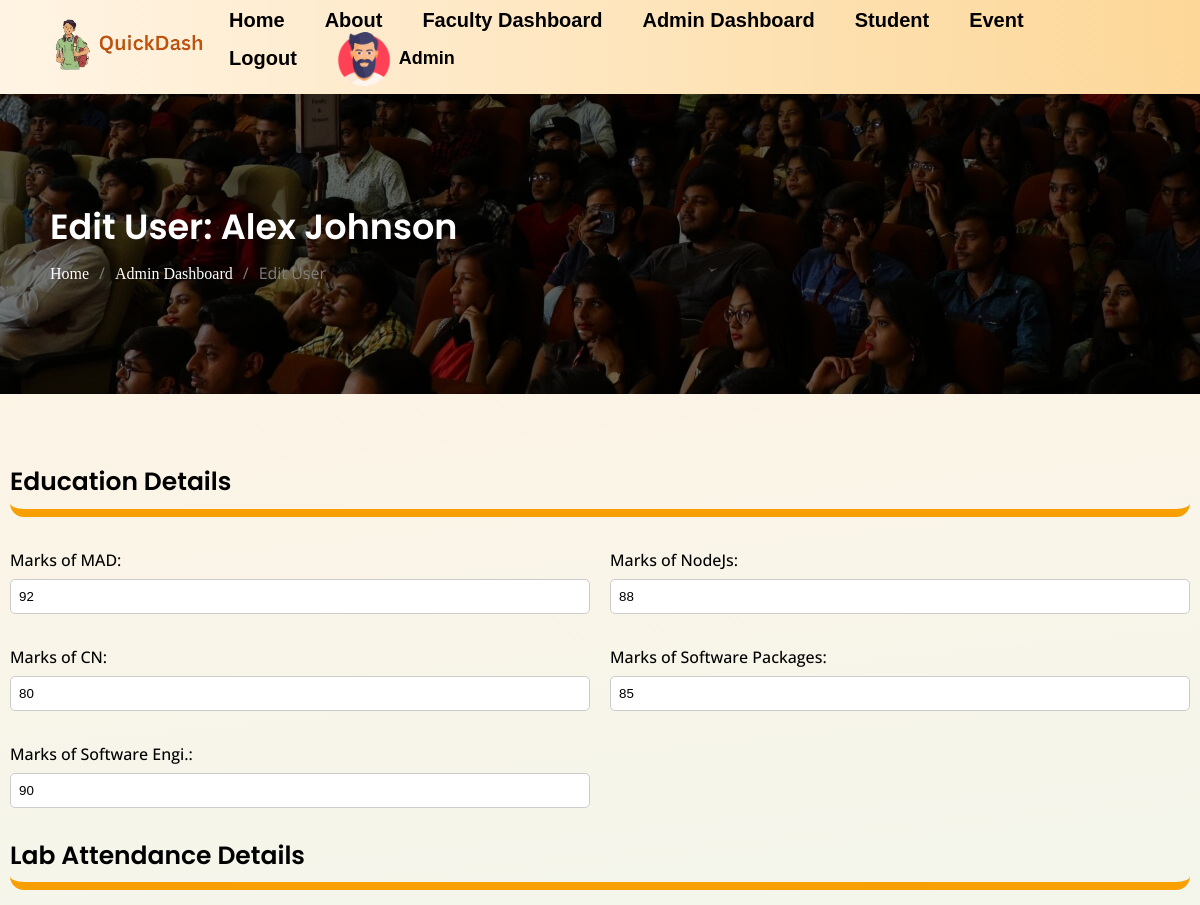
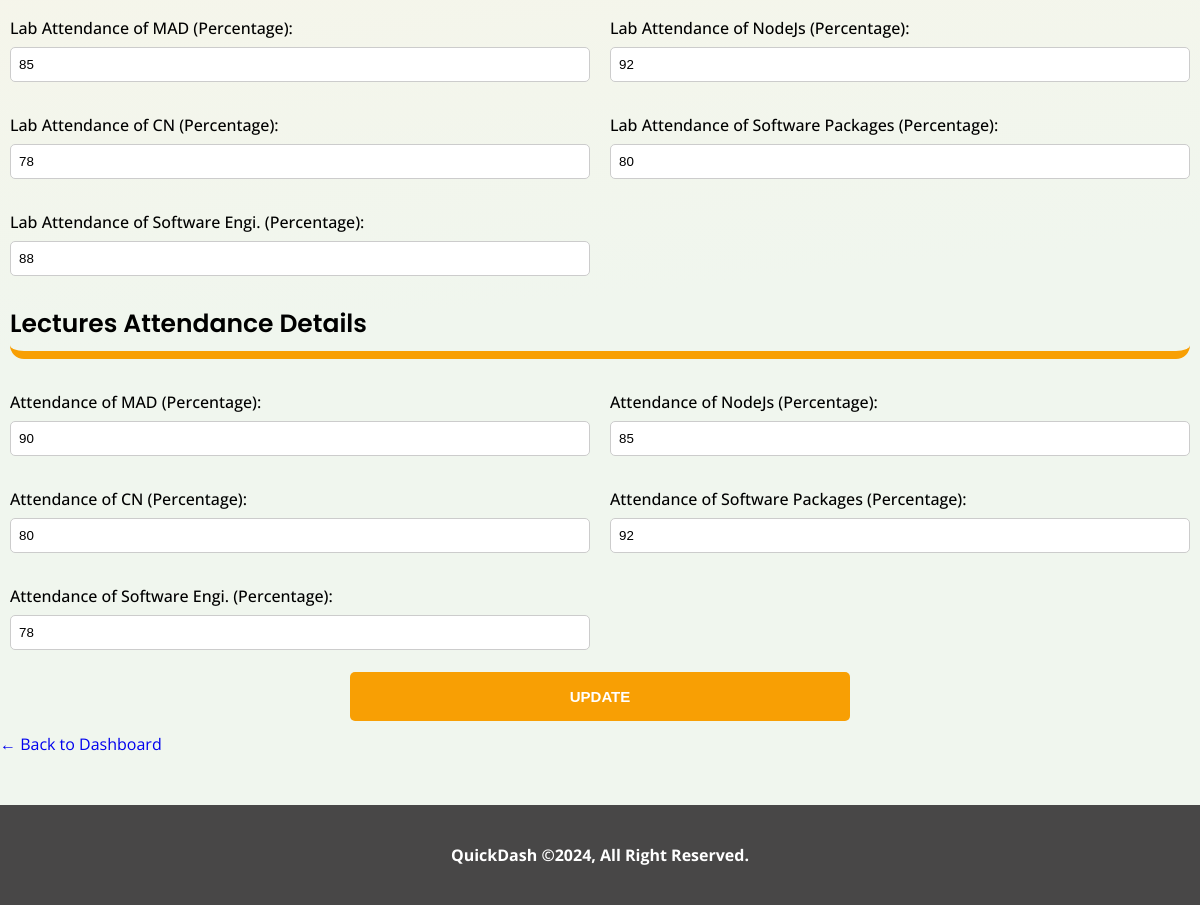
The page /attandance_marks_update.php?id=3 (signed in) on the database its author committed (2 pictures, top to bottom).
### tables this page shows
CREATE TABLE `users` (
  `id` int(11) NOT NULL,
  `first_name` varchar(255) DEFAULT NULL,
  `last_name` varchar(255) DEFAULT NULL,
  `name` varchar(255) NOT NULL,
  `email` varchar(255) NOT NULL,
  `password` varchar(255) NOT NULL,
  `address` varchar(255) NOT NULL,
  `phone_number` varchar(15) DEFAULT NULL,
  `enrollment_number` varchar(20) NOT NULL,
  `accommodation` enum('hosteller','traveller') NOT NULL,
  `current_semester` varchar(50) NOT NULL,
  `marks_mad` int(11) NOT NULL,
  `marks_nodejs` int(11) NOT NULL,
  `marks_cn` int(11) NOT NULL,
  `marks_software_packages` int(11) NOT NULL,
  `marks_software_engi` int(11) NOT NULL,
  `join_date` date DEFAULT NULL,
  `class_batch` varchar(20) DEFAULT NULL,
  `current_degree` varchar(50) DEFAULT NULL,
  `lab_attendance_mad` int(11) DEFAULT NULL,
  `lab_attendance_nodejs` int(11) DEFAULT NULL,
  `lab_attendance_cn` int(11) DEFAULT NULL,
  `lab_attendance_software_packages` int(11) DEFAULT NULL,
  `lab_attendance_software_engi` int(11) DEFAULT NULL,
  `lec_attendance_mad` int(11) DEFAULT NULL,
  `lec_attendance_nodejs` int(11) DEFAULT NULL,
  `lec_attendance_cn` int(11) DEFAULT NULL,
  `lec_attendance_software_packages` int(11) DEFAULT NULL,
  `lec_attendance_software_engi` int(11) DEFAULT NULL,
  `is_admin` tinyint(1) DEFAULT 0
);

### attandance_marks_update.php (the view, shortened to what this page needs)
<?php
include 'db_config.php';
$userID = isset($_GET['id']) ? $_GET['id'] : null;
try {
    $stmt = $conn->prepare("SELECT * FROM users WHERE id = ?");
    $stmt->bind_param("i", $userID);
    $stmt->execute();
    $result = $stmt->get_result();
    if ($user = $result->fetch_assoc()) {
        include 'header.php';
        ?>
        <main class="site-main dashboard-page admin-dash">
            <div class="site-content-inner">
                <div class="page-content-in">
                    <div class="page-headings" style="background-image:url('assets/images/banner.jpg');">
                        <div class="container">
                            <h2>Edit User: <?php echo $user['name']; ?>
                            </h2>
                            <div class="breadcrumb-list">
                                <ul>
                                    <li><a href="<?php echo $home_url; ?>">Home</a></li>
                                    <li><span> / </span></li>
                                    <li><a href="<?php echo $home_url; ?>/student_dash.php">Admin Dashboard</a></li>
                                    <li><span> / </span></li>
                                    <li>Edit User</li>
                                </ul>
                            </div>
                        </div>
                    </div>
                    <div class="container edit-dash">
                        <form action="edit_user.php?id=<?php echo $userID; ?>" method="post">
                            <div class="rows head-rows">
                                <div class="cols-50">
                                    <h3>Education Details</h3>
                                </div>
                            </div>
                            <div class="rows">
                                <div class="cols-50">
                                    <label for="marks_mad">Marks of MAD:</label>
                                    <input type="number" name="marks_mad" value="<?php echo $user['marks_mad']; ?>" required>
                                </div>
                                <div class="cols-50">
                                    <label for="marks_nodejs">Marks of NodeJs:</label>
                                    <input type="number" name="marks_nodejs" value="<?php echo $user['marks_nodejs']; ?>"
                                        required>
                                </div>
                            </div>
                            <div class="rows">
                                <div class="cols-50">
                                    <label for="marks_cn">Marks of CN:</label>
                                    <input type="number" name="marks_cn" value="<?php echo $user['marks_cn']; ?>" required>
                                </div>
                                <div class="cols-50">
                                    <label for="marks_software_packages">Marks of Software Packages:</label>
                                    <input type="number" name="marks_software_packages"
                                        value="<?php echo $user['marks_software_packages']; ?>" required>
                                </div>
                            </div>
                            <div class="rows">
                                <div class="cols-50">
                                    <label for="marks_software_engi">Marks of Software Engi.:</label>
                                    <input type="number" name="marks_software_engi"
                                        value="<?php echo $user['marks_software_engi']; ?>" required>
                                </div>
                            </div>
                            <div class="rows head-rows">
                                <div class="cols-50">
                                    <h3>Lab Attendance Details</h3>
                                </div>
                            </div>
                            <div class="rows">
                                <div class="cols-50">
                                    <label for="lab_attendance_mad">Lab Attendance of MAD (Percentage):</label>
                                    <input type="number" name="lab_attendance_mad"
                                        value="<?php echo $user['lab_attendance_mad']; ?>" required>
                                </div>
                                <div class="cols-50">
                                    <label for="lab_attendance_nodejs">Lab Attendance of NodeJs (Percentage):</label>
                                    <input type="number" name="lab_attendance_nodejs"
                                        value="<?php echo $user['lab_attendance_nodejs']; ?>" required>
                                </div>
                            </div>
                            <div class="rows">
                                <div class="cols-50">
                                    <label for="lab_attendance_cn">Lab Attendance of CN (Percentage):</label>
                                    <input type="number" name="lab_attendance_cn"
                                        value="<?php echo $user['lab_attendance_cn']; ?>" required>
                                </div>
                                <div class="cols-50">
                                    <label for="lab_attendance_software_packages">Lab Attendance of Software Packages
                                        (Percentage):</label>
                                    <input type="number" name="lab_attendance_software_packages"
                                        value="<?php echo $user['lab_attendance_software_packages']; ?>" required>
                                </div>
                            </div>
                            <div class="rows">
                                <div class="cols-50">
                                    <label for="lab_attendance_software_engi">Lab Attendance of Software Engi.
                                        (Percentage):</label>
                                    <input type="number" name="lab_attendance_software_engi"
                                        value="<?php echo $user['lab_attendance_software_engi']; ?>" required>
                                </div>
                            </div>
                            <div class="rows head-rows">
                                <div class="cols-50">
                                    <h3>Lectures Attendance Details</h3>
                                </div>
                            </div>
                            <div class="rows">
                                <div class="cols-50">
                                    <label for="lec_attendance_mad">Attendance of MAD (Percentage):</label>
                                    <input type="number" name="lec_attendance_mad"
                                        value="<?php echo $user['lec_attendance_mad']; ?>" required>
                                </div>
                                <div class="cols-50">
                                    <label for="lec_attendance_nodejs">Attendance of NodeJs (Percentage):</label>
                                    <input type="number" name="lec_attendance_nodejs"
                                        value="<?php echo $user['lec_attendance_nodejs']; ?>" required>
                                </div>
                            </div>
                            <div class="rows">
                                <div class="cols-50">
                                    <label for="lec_attendance_cn">Attendance of CN (Percentage):</label>
                                    <input type="number" name="lec_attendance_cn"
                                        value="<?php echo $user['lec_attendance_cn']; ?>" required>
                                </div>
                                <div class="cols-50">
                                    <label for="lec_attendance_software_packages">Attendance of Software Packages
                                        (Percentage):</label>
                                    <input type="number" name="lec_attendance_software_packages"
                                        value="<?php echo $user['lec_attendance_software_packages']; ?>" required>
                                </div>
                            </div>
                            <div class="rows">
                                <div class="cols-50">
                                    <label for="lec_attendance_software_engi">Attendance of Software Engi. (Percentage):</label>
                                    <input type="number" name="lec_attendance_software_engi"
                                        value="<?php echo $user['lec_attendance_software_engi']; ?>" required>
                                </div>
                            </div>
                            <div class="rows submt-rows">
                                <input type="submit" value="Update">
                            </div>
                        </form>
                        <a href="<?php echo $home_url; ?>/faculty_dashboard.php"> ← Back to Dashboard</a>
                    </div>
                </div>
            </div>
        </main>
        <?php include 'footer.php'; ?>
    <?php
    } else {
        echo "User not found.";
    }
} catch (Exception $e) {
    echo "Error: " . $e->getMessage();
}
?>

### header.php (shortened to what this page needs)
<?php
$protocol = isset($_SERVER['HTTPS']) && $_SERVER['HTTPS'] === 'on' ? 'https' : 'http';
$host = $_SERVER['HTTP_HOST'];
$script = $_SERVER['SCRIPT_NAME'];
$home_url = $protocol . '://' . $host . dirname($script) . '/';
include 'db_config.php';
function getUserData($userId, $conn)
{
    $stmt = $conn->prepare("SELECT first_name, is_admin FROM users WHERE id = ?");
    $stmt->bind_param("i", $userId);
    $stmt->execute();
    $stmt->bind_result($userName, $isAdmin);
    if ($stmt->fetch()) {
        return ['first_name' => $userName, 'is_admin' => $isAdmin];
    } else {
        return false;
    }
}
$userData = isset($_SESSION['user_id']) ? getUserData($_SESSION['user_id'], $conn) : false;
$userName = $userData ? $userData['first_name'] : false;
$isUserAdmin = $userData ? $userData['is_admin'] : false;
?>
<!DOCTYPE html>
<html>
<head>
    <link rel="stylesheet" type="text/css" href="https://cdn.datatables.net/1.10.9/css/jquery.dataTables.min.css">
    <link rel="stylesheet" href="assets/css/main.css">
    <link rel="stylesheet" href="assets/css/responsive.css">
</head>
<body>
    <header>
        <div class="container">
            <div class="header-inner">
                <div class="header-logo">
                    <a href="<?php echo $home_url; ?>"><img src="assets/images/logo.png"></a>
                </div>
                <div class="header-menu">
                    <nav>
                        <ul>
                            <li><a href="<?php echo $home_url; ?>">Home</a></li>
                            <li><a href="<?php echo $home_url; ?>/about.php">About</a></li>
                            <?php if (isset($_SESSION['user_id'])) { ?>
                                <?php if ($isUserAdmin) { ?>
                                    <li><a href="<?php echo $home_url; ?>/faculty_dashboard.php">Faculty Dashboard</a></li>
                                    <li><a href="<?php echo $home_url; ?>/admin_dashboard.php">Admin Dashboard</a></li>
                                    <li><a href="<?php echo $home_url; ?>/student_dash.php">Student</a></li>
                                    <li><a href="<?php echo $home_url; ?>/event_add.php">Event</a></li>
                                <?php } else { ?>
                                    <li><a href="<?php echo $home_url; ?>/dashboard.php">Dashboard</a></li>
                                    <li><a href="<?php echo $home_url; ?>/event_detail.php">Event</a></li>
                                <?php } ?>
                                <li><a href="<?php echo $home_url; ?>/logout.php">Logout</a></li>
                                <?php if ($userName) { ?>
                                    <li class="profile-name-head">
                                        <a
                                            href="<?php echo $isUserAdmin ? $home_url . '/admin_dashboard.php' : $home_url . '/dashboard.php'; ?>">
                                            <img src="assets/images/man.png">
                                            <span>
                                                <?php echo $userName; ?>
                                            </span>
                                        </a>
                                    </li>
                                <?php } ?>
                            <?php } else { ?>
                                <li><a href="<?php echo $home_url; ?>/login.php">Login</a></li>
                            <?php } ?>
                        </ul>
                    </nav>
                </div>
            </div>
        </div>
    </header>
</body>
</html>

### rows shown on the page
users: first_name "Admin"
users: name "Alex Johnson", marks_mad "92", marks_nodejs "88", marks_cn "80", marks_software_packages "85", marks_software_engi "90", lab_attendance_mad "85", lab_attendance_nodejs "92", lab_attendance_cn "78", lab_attendance_software_packages "80", lab_attendance_software_engi "88", lec_attendance_mad "90", lec_attendance_nodejs "85", lec_attendance_cn "80", lec_attendance_software_packages "92", lec_attendance_software_engi "78"
